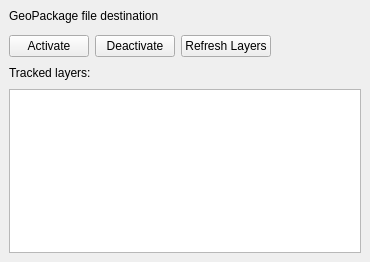
<?xml version="1.0" encoding="UTF-8"?>
<ui version="4.0">
 <class>SetupTrackingChanges</class>
 <widget class="QDockWidget" name="SetupTrackingChanges">
  <property name="geometry">
   <rect>
    <x>0</x>
    <y>0</y>
    <width>370</width>
    <height>262</height>
   </rect>
  </property>
  <property name="windowTitle">
   <string>GeoPackage tracking changes</string>
  </property>
  <widget class="QWidget" name="dockWidgetContents">
   <layout class="QGridLayout" name="gridLayout">
    <item row="0" column="0">
     <layout class="QVBoxLayout" name="verticalLayout">
      <item>
       <widget class="QLabel" name="label">
        <property name="text">
         <string>GeoPackage file destination</string>
        </property>
       </widget>
      </item>
      <item>
       <widget class="QgsFileWidget" name="mQgsLogFile"/>
      </item>
      <item>
       <layout class="QHBoxLayout" name="horizontalLayout">
        <item>
         <widget class="QPushButton" name="pbActivate">
          <property name="text">
           <string>Activate</string>
          </property>
         </widget>
        </item>
        <item>
         <widget class="QPushButton" name="pbDeactivate">
          <property name="text">
           <string>Deactivate</string>
          </property>
         </widget>
        </item>
        <item>
         <widget class="QPushButton" name="pbRefreshLayers">
          <property name="text">
           <string>Refresh Layers</string>
          </property>
         </widget>
        </item>
        <item>
         <spacer name="horizontalSpacer_2">
          <property name="orientation">
           <enum>Qt::Horizontal</enum>
          </property>
          <property name="sizeHint" stdset="0">
           <size>
            <width>40</width>
            <height>20</height>
           </size>
          </property>
         </spacer>
        </item>
       </layout>
      </item>
      <item>
       <layout class="QHBoxLayout" name="horizontalLayout_4">
        <item>
         <layout class="QHBoxLayout" name="horizontalLayout_2">
          <item>
           <widget class="QLabel" name="label_3">
            <property name="text">
             <string>Tracked layers:</string>
            </property>
           </widget>
          </item>
         </layout>
        </item>
        <item>
         <spacer name="horizontalSpacer">
          <property name="orientation">
           <enum>Qt::Horizontal</enum>
          </property>
          <property name="sizeHint" stdset="0">
           <size>
            <width>40</width>
            <height>20</height>
           </size>
          </property>
         </spacer>
        </item>
       </layout>
      </item>
      <item>
       <widget class="QListWidget" name="listGpkgLayers"/>
      </item>
      <item>
       <spacer name="verticalSpacer">
        <property name="orientation">
         <enum>Qt::Vertical</enum>
        </property>
        <property name="sizeHint" stdset="0">
         <size>
          <width>14</width>
          <height>13</height>
         </size>
        </property>
       </spacer>
      </item>
     </layout>
    </item>
   </layout>
  </widget>
 </widget>
 <customwidgets>
  <customwidget>
   <class>QgsFileWidget</class>
   <extends>QWidget</extends>
   <header>qgsfilewidget.h</header>
  </customwidget>
 </customwidgets>
 <resources/>
 <connections/>
</ui>
